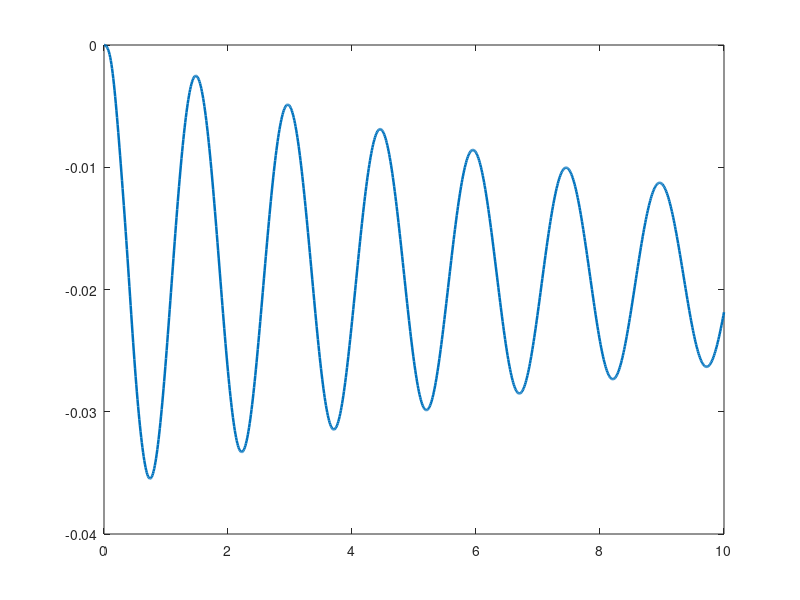

MATLAB code to generate this figure: (Note: this script raises an error after producing the figure.)
function [x,t,u] = beam_contact_distributed_DNC_FD()
% Implicit second-order FD for Euler–Bernoulli beam with DISTRIBUTED DNC contact (δ=1).
% PDE: u_tt + α^2 u_xxxx = f + r, with
% r^{j+1}_i ≈ χ^j_i [ κ (y_- - u^{j+1}_i) - β (u^{j+1}_i - u^j_i)/dt ],  χ^j_i = 1(u^j_i ≤ y_-).
%
% Left:  u(0,t)=φ(t), u_x(0,t)=0  (ghost u_{-1}=u_1)
% Right: u_xx(1,t)=0, u_xxx(1,t)=0 (free end closures)
%
% Returns: grid (x,t) and solution u(i,j) ≈ u(x_i, t_j)

%% ---------------- Parameters ----------------
L  = 1.0;   T  = 10.0;
dx = 0.01;  dt = 0.01;

alpha2  = 1.296;        % α^2
kappa   = 10;       % κ
beta    = 0.1;        % β
y_minus = -0.02;      % obstacle level (constant)
f0      = -0.2;       % constant forcing: f(x,t)=f0

phi = @(tt) 0.0;      % boundary excitation at x=0
u0f = @(xx) 0.0;      % initial displacement
v0f = @(xx) 0.0;      % initial velocity

%% ---------------- Grids & storage ----------------
M = round(L/dx);                   % nodes i=0..M
N = round(T/dt);                   % times j=0..N
x = linspace(0,L,M+1).';           % column (M+1)x1
t = linspace(0,T,N+1);             % row    1x(N+1)
u = zeros(M+1, N+1);

gamma = alpha2*(dt^2)/(dx^4);

%% ---------------- Initial conditions ----------------
u(:,1) = u0f(x);                   % u^0
u(:,2) = u0f(x) + dt*v0f(x);       % u^1 (2nd-order start)
u(1,:) = phi(t);                   % enforce Dirichlet at x=0 at all used times

%% ---------------- Time stepping ----------------
for j = 1:(N-1)
    % Contact indicator at time level j (boolean at all nodes 0..M)
    I = (u(:, j+1) <= y_minus);
    I(1) = false;  % node 0 is Dirichlet (not solved in the system)

    % Diagonal and RHS additions for DNC (δ=1) at unknown nodes 1..M
    diag_add = dt^2 * (kappa * double(I(2:end)) + (beta/dt) * double(I(2:end)));
    rhs_add  = dt^2 * (kappa * y_minus * double(I(2:end)) ...
                      + (beta/dt) * double(I(2:end)) .* u(2:end, j+1));

    % Assemble A (M x M) and b (M x 1) for [u_1..u_M]^{j+1}
    A = spalloc(M, M, 5*M);
    b = zeros(M,1);

    % ---- Row i=1 (uses u_{-1}=u_1 and u_0=phi)
    A(1,1) = 1 + 7*gamma;
    if M >= 2, A(1,2) = -4*gamma; end
    if M >= 3, A(1,3) =  gamma;   end
    b(1) = dt^2*f0 + 2*u(2, j+1) - u(2, j) + 4*gamma*phi(t(j+1));
    % DNC at i=1
    A(1,1) = A(1,1) + diag_add(1);
    b(1)   = b(1)   + rhs_add(1);

    % ---- Interior rows i=2..M-2 (careful with i-2 hitting the boundary)
    for i = 2:(M-2)
        r = i;
        if i-2 >= 1
            A(r, i-2) = A(r, i-2) + gamma;
        else
            % this would multiply u_0^{j+1} = phi(t_{j+1}) -> move to RHS
            b(r) = b(r) - gamma*phi(t(j+1));
        end
        A(r, i-1) = A(r, i-1) - 4*gamma;
        A(r, i  ) = A(r, i  ) + (1 + 6*gamma);
        A(r, i+1) = A(r, i+1) - 4*gamma;
        A(r, i+2) = A(r, i+2) + gamma;

        b(r) = b(r) + dt^2*f0 + 2*u(i+1, j+1) - u(i+1, j);

        % DNC diagonal/RHS at i
        A(r, i) = A(r, i) + diag_add(i);
        b(r)    = b(r)    + rhs_add(i);
    end

    % ---- Right-end rows (free-end closures)
    if M >= 2
        % i = M-1
        A(M-1, M-3) = A(M-1, M-3) + gamma;
        A(M-1, M-2) = A(M-1, M-2) - 4*gamma;
        A(M-1, M-1) = A(M-1, M-1) + (1 + 5*gamma);
        A(M-1, M  ) = A(M-1, M  ) - 2*gamma;
        b(M-1) = b(M-1) + dt^2*f0 + 2*u(M, j+1) - u(M, j);
        A(M-1, M-1) = A(M-1, M-1) + diag_add(M-1);
        b(M-1)      = b(M-1)      + rhs_add(M-1);
    end

    % i = M
    A(M, M-2) = A(M, M-2) + 2*gamma;
    A(M, M-1) = A(M, M-1) - 4*gamma;
    A(M, M  ) = A(M, M  ) + (1 + 2*gamma);
    b(M) = b(M) + dt^2*f0 + 2*u(M+1, j+1) - u(M+1, j);
    A(M, M) = A(M, M) + diag_add(M);
    b(M)    = b(M)    + rhs_add(M);

    % ---- Solve and write back
    w = A \ b;
    u(1,   j+2) = phi(t(j+2));  % node 0 (Dirichlet)
    u(2:end,j+2) = w;           % nodes 1..M
end

%% ===== Postprocessing & Plots =====
% Derived fields
contact     = (u <= y_minus);
penetration = max(y_minus - u, 0);
frac_contact = mean(contact,1);           % over x
max_pen     = max(penetration,[],1);      % over x

% A small helper for consistent figure styling
function prettify(ax)
    set(ax, 'FontSize', 12, 'LineWidth', 1.0);
    box(ax, 'on'); grid(ax, 'on');
end

% 1) Tip displacement vs time
fig1 = figure('Color','w','Name','Tip displacement'); 
plot(t, u(end,:), 'LineWidth',1.8); hold on;
yline(y_minus,'--','LineWidth',1.4,'DisplayName','y_-');
xlabel('time','Interpreter','latex'); 
ylabel('$u(1,t)$','Interpreter','latex');
title('Right-end displacement','Interpreter','latex');
legend('Location','best','Interpreter','latex');
prettify(gca);

% 2) Space–time contact indicator (white=no, black=yes)
fig2 = figure('Color','w','Name','Contact map');
imagesc(t, x, contact); axis xy tight;
colormap(flipud(gray)); caxis([0 1]); % 0 -> white, 1 -> black
cb = colorbar; set(cb,'Ticks',[0 1],'TickLabels',{'No','Contact'});
xlabel('time','Interpreter','latex'); 
ylabel('$x$','Interpreter','latex');
title('Contact indicator','Interpreter','latex');
prettify(gca);

% 3) Penetration heatmap
fig3 = figure('Color','w','Name','Penetration heatmap');
imagesc(t, x, penetration); axis xy tight;
colormap(parula); cb = colorbar; ylabel(cb,'penetration $(y_- - u)_+$','Interpreter','latex');
xlabel('time','Interpreter','latex'); 
ylabel('$x$','Interpreter','latex');
title('Penetration depth','Interpreter','latex');
prettify(gca);

% 4) 3D displacement surface with obstacle plane
fig4 = figure('Color','w','Name','Displacement surface');
surf(t, x, u, 'EdgeColor','none'); hold on;
surf(t, x, y_minus*ones(size(u)), ...
     'FaceColor','k', 'FaceAlpha',0.5, 'EdgeColor','r');
shading interp; view(45,30); axis tight vis3d;
xlabel('time','Interpreter','latex'); 
ylabel('$x$','Interpreter','latex'); 
zlabel('$u(x,t)$','Interpreter','latex');
title('Beam displacement surface with obstacle','Interpreter','latex');
prettify(gca);

% 5) Contact metrics: fraction of span in contact, and max penetration
fig5 = figure('Color','w','Name','Contact metrics');
tiledlayout(2,1,'Padding','compact','TileSpacing','compact');

nexttile;
plot(t, frac_contact,'LineWidth',1.8); 
ylabel('fraction in contact','Interpreter','latex');
title('Contact fraction vs time','Interpreter','latex');
prettify(gca);

nexttile;
plot(t, max_pen,'LineWidth',1.8); 
ylabel('max penetration','Interpreter','latex'); 
xlabel('time','Interpreter','latex');
title('Maximum penetration vs time','Interpreter','latex');
prettify(gca);

% exportgraphics(fig2,'contact_map.pdf','Resolution',300);

end
